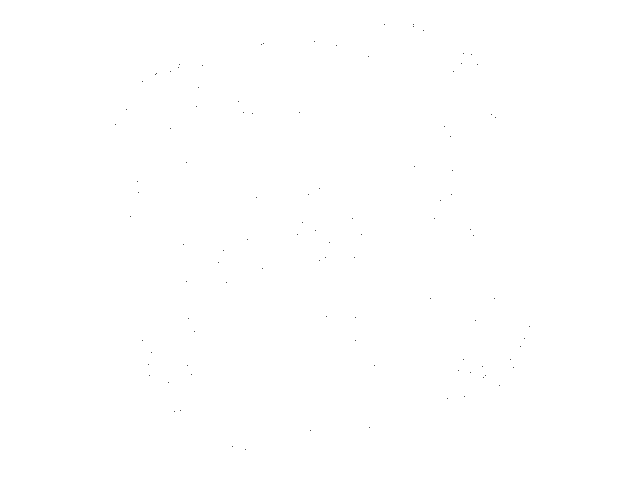
Frame 1 (no input)
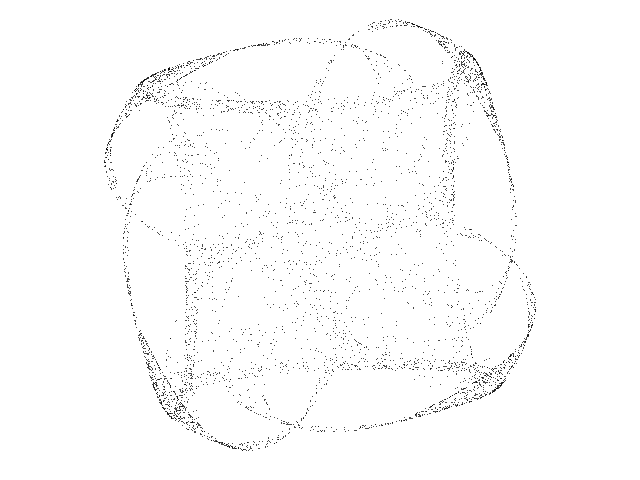
Frame 60 (the mouse pressed at the canvas centre just before this capture)
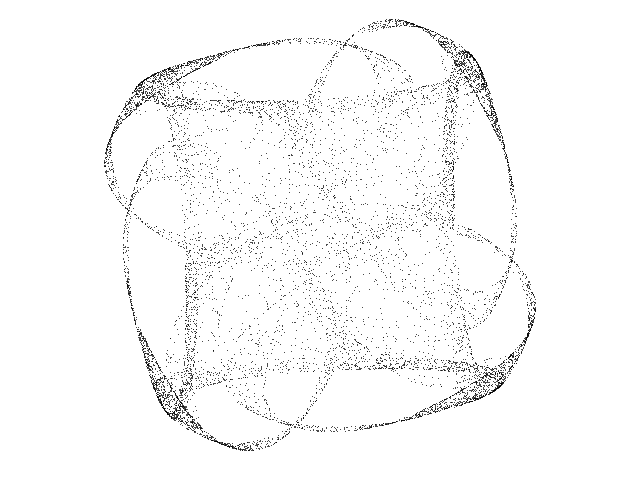
Frame 120 (the mouse held since frame 60 and released just before this capture)

The Processing sketch that drew these frames (run headless with seeded random() and noise(); from frame 60 on, the mouse is pressed at the canvas centre):

// Processing sketch: Icon_M
// ── Icon_M.pde
// Symmetric-Icon M chaotic map //

  float x = 0.01;
  float y = 0.01;
  float lambda = -1.86;
  float alpha = 2.0;
  float beta = 0.0;
  float gamma = 1.0;
  float omega = 0.1;
  int degree = 4;


void setup() {
  
  size(640, 480);
  background(255);
  
}

void draw() {
  
  for (int i=0; i<100; i++) {
    
    float zzbar = sq(x) + sq(y);
    float p = alpha * zzbar + lambda;
    float zreal = x;
    float zimag = y;

    for (int u=0; u<degree-2; u++) {

      float za = zreal * x - zimag * y;
      float zb = zimag * x + zreal * y;
      zreal = za;
      zimag = zb;
      
    }
    
    float zn = x * zreal - y * zimag;
    p = p + beta * zn;
    float xnew = p *x + gamma * zreal - omega * y;
    float ynew = p *y - gamma * zimag + omega * x;
    x = xnew;
    y = ynew;

    point(320 + (240 * x), 235 + (240 * y));

  }

}
